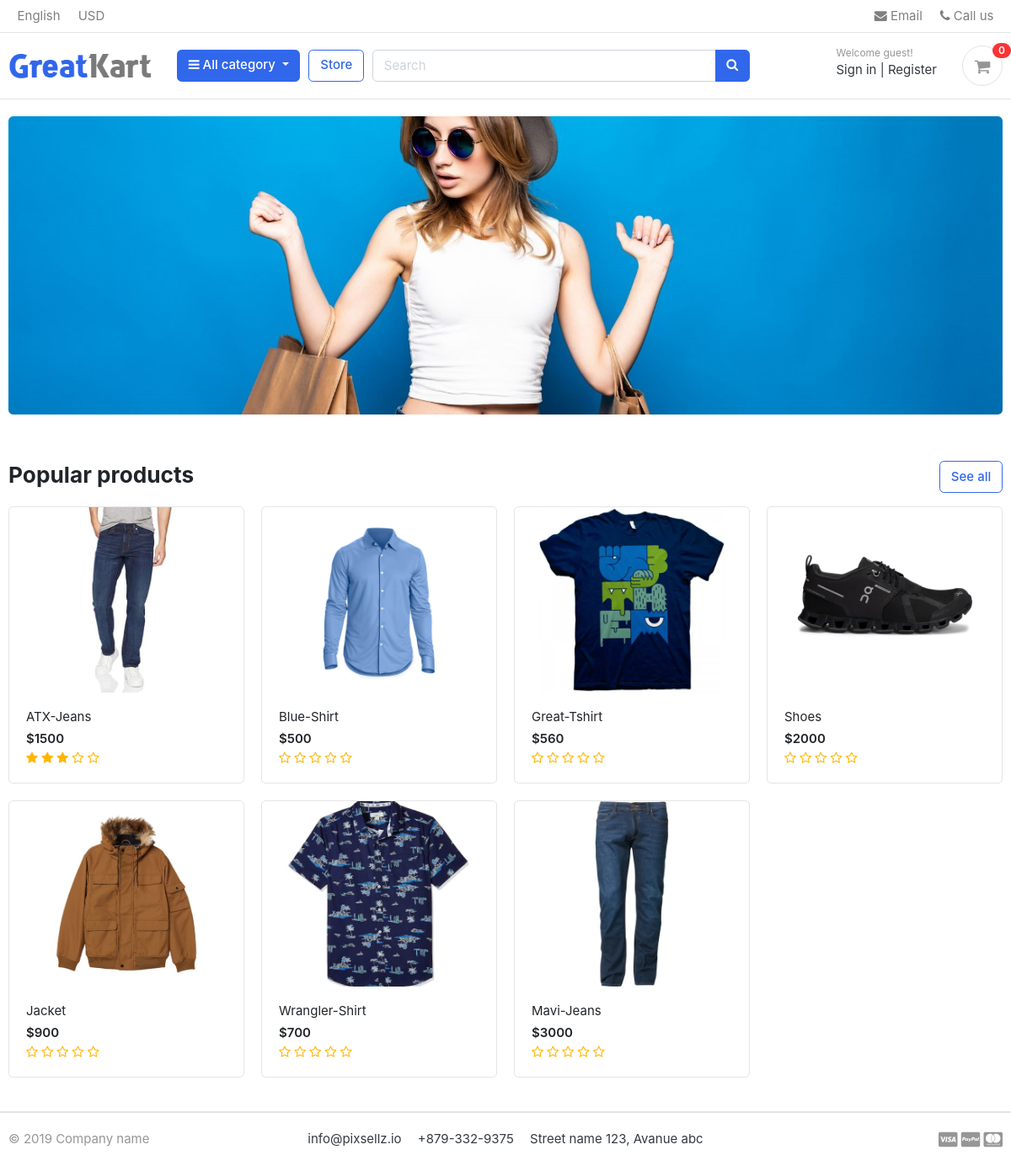
The page / on the database its author committed.
### store/models.py (models this page shows, shortened)
class Product(models.Model):
    product_name  = models.CharField(max_length=200,unique=True)
    slug          = models.SlugField(max_length=200,unique=True)
    description   = models.TextField(max_length=500,blank=True)
    price         = models.IntegerField()
    images        = models.ImageField(upload_to='photos/products')
    stock         = models.IntegerField()
    is_available  = models.BooleanField(default=True)
    category      = models.ForeignKey(Category,on_delete=models.CASCADE)
    created_date  = models.DateTimeField(auto_now_add=True)
    modified_date = models.DateTimeField(auto_now=True)
    def get_url(self):
        return reverse("product_detail",args=[self.category.slug,self.slug])
    def averageReview(self):
        reviews = ReviewRating.objects.filter(product=self, status=True).aggregate(average=Avg('rating'))
        avg = 0
        if reviews['average'] is not None:
            avg = float(reviews['average'])
        return avg

### greatkart/views.py (the view)
# urls.py: 2. Add a URL to urlpatterns:  path('', views.home, name='home')
def home(request):
    products = Product.objects.all().filter(is_available=True).order_by('created_date')
    reviews = None
    for product in products:
        reviews = ReviewRating.objects.filter(product_id=product.id, status=True)
    context = {
        'products': products,
        'reviews': reviews,
    }
    return render(request, 'home.html', context)

### carts/context_processors.py (called while the page is built)
def counter(request):
    cart_count = 0
    if 'admin' in request.path:
        return {}
    else:
        try:
            cart = Cart.objects.filter(cart_id=_cart_id(request))
            if request.user.is_authenticated:
                cart_items = CartItem.objects.all().filter(user=request.user)
            else:
                cart_items = CartItem.objects.all().filter(cart=cart[:1])
            for cart_item in cart_items:
                cart_count += cart_item.quantity
        except Cart.DoesNotExist:
            cart_count = 0
    return dict(cart_count=cart_count)

### carts/views.py (called while the page is built)
def _cart_id(request):
    cart = request.session.session_key
    if not cart:
        cart =request.session.create()
    return cart

### category/context_processors.py (called while the page is built)
def menu_links(request):
    links = Category.objects.all()
    return dict(links=links)

### category/models.py (called while the page is built)
    def get_url(self):
        return reverse('products_by_category',args=[self.slug])

### templates/home.html
{% extends 'base.html' %}
{% load static %}
{% block content %}
<section class="section-intro padding-y-sm">
<div class="container">
<div class="intro-banner-wrap">
	<img src="{% static 'images/banners/cover.jpg' %}" class="img-fluid rounded">
</div>
</div>
</section>
<section class="section-name padding-y-sm">
<div class="container">
<header class="section-heading">
	<a href="{% url 'store' %}" class="btn btn-outline-primary float-right">See all</a>
	<h3 class="section-title">Popular products</h3>
</header>
<div class="row">
	{% for product in products %}
	<div class="col-md-3">
		<div class="card card-product-grid">
			<a href="{{ product.get_url }}" class="img-wrap"> <img src="{{ product.images.url }}"> </a>
			<figcaption class="info-wrap">
				<a href="{{ product.get_url }}" class="title">{{ product.product_name }}</a>
				<div class="price mt-1">${{ product.price }}</div>
				<div class="rating-star">
					<span>
						<i class="fa fa-star{% if product.averageReview < 0.5 %}-o{% elif product.averageReview >= 0.5 and product.averageReview < 1 %}-half-o {% endif %}" aria-hidden="true"></i>
						<i class="fa fa-star{% if product.averageReview < 1.5 %}-o{% elif product.averageReview >= 1.5 and product.averageReview < 2 %}-half-o {% endif %}" aria-hidden="true"></i>
						<i class="fa fa-star{% if product.averageReview < 2.5 %}-o{% elif product.averageReview >= 2.5 and product.averageReview < 3 %}-half-o {% endif %}" aria-hidden="true"></i>
						<i class="fa fa-star{% if product.averageReview < 3.5 %}-o{% elif product.averageReview >= 3.5 and product.averageReview < 4 %}-half-o {% endif %}" aria-hidden="true"></i>
						<i class="fa fa-star{% if product.averageReview < 4.5 %}-o{% elif product.averageReview >= 4.5 and product.averageReview < 5 %}-half-o {% endif %}" aria-hidden="true"></i>
						</span>
				</div>
			</figcaption>
		</div>
	</div>
	{% endfor %}
</div>
</div>
</section>
</body>
</html>
{% endblock %}

### templates/base.html (shortened to what this page needs)
{% load static %}
<!DOCTYPE HTML>
<html lang="en">
<head>
<link href="{% static 'css/bootstrap.css' %}" rel="stylesheet" type="text/css"/>
<link href="{% static 'fonts/fontawesome/css/all.min.css' %}" type="text/css" rel="stylesheet">
<link href="{% static 'css/ui.css' %}" rel="stylesheet" type="text/css"/>
<link href="{% static 'css/responsive.css' %}" rel="stylesheet" media="only screen and (max-width: 1200px)" />
<link href="{% static 'css/custom.css' %}" rel="stylesheet" type="text/css"/>
<link rel="stylesheet" href="https://cdnjs.cloudflare.com/ajax/libs/font-awesome/4.7.0/css/font-awesome.min.css">
</head>
<body>
{% include 'includes/navbar.html' %}
{% block content %}{% endblock %}
{% include 'includes/footer.html' %}

### templates/includes/navbar.html (shortened to what this page needs)
{% load static %}
<header class="section-header">
    <nav class="navbar p-md-0 navbar-expand-sm navbar-light border-bottom">
    <div class="container">
      <div class="collapse navbar-collapse" id="navbarTop4">
        <ul class="navbar-nav mr-auto">
            <li class="nav-item dropdown">
                 <a href="#" class="nav-link">   English </a>
            </li>
            <li class="nav-item dropdown">
                <a href="#" class="nav-link"> USD </a>
            </li>
        </ul>
        <ul class="navbar-nav">
            <li><a href="#" class="nav-link"> <i class="fa fa-envelope"></i> Email </a></li>
            <li><a href="#" class="nav-link"> <i class="fa fa-phone"></i> Call us </a></li>
        </ul>
      </div>
    </div>
    </nav>
    <section class="header-main border-bottom">
        <div class="container">
    <div class="row align-items-center">
        <div class="col-lg-2 col-md-3 col-6">
            <a href="{% url 'home' %}" class="brand-wrap">
                <img class="logo" src="{% static './images/logo.png' %}">
            </a>
        </div>
        <div class="col-lg col-sm col-md col-6 flex-grow-0">
            <div class="category-wrap dropdown d-inline-block float-right">
                <button type="button" class="btn btn-primary dropdown-toggle" data-toggle="dropdown">
                    <i class="fa fa-bars"></i> All category
                </button>
            </div>
        </div>
        <a href="{% url 'store' %}" class="btn btn-outline-primary">Store</a>
        <div class="col-lg  col-md-6 col-sm-12 col">
            <form action="{% url 'search' %}" class="search" method="GET">
                <div class="input-group w-100">
                    <input type="text" class="form-control" style="width:60%;" placeholder="Search" name="keyword">
                    <div class="input-group-append">
                      <button class="btn btn-primary" type="submit">
                        <i class="fa fa-search"></i>
                      </button>
                    </div>
                </div>
            </form>
        </div>
        <div class="col-lg-3 col-sm-6 col-8 order-2 order-lg-3">
                    <div class="d-flex justify-content-end mb-3 mb-lg-0">
                        {% if user.id is None %}
                        <div class="widget-header">
                            <small class="title text-muted">Welcome guest!</small>
                            <div>
                                <a href="{% url 'login' %}">Sign in</a> <span class="dark-transp"> | </span>
                                <a href="{% url 'register' %}"> Register</a>
                            </div>
                        </div>
                        {% endif %}
                        <a href="{% url 'cart' %}" class="widget-header pl-3 ml-3">
                            <div class="icon icon-sm rounded-circle border"><i class="fa fa-shopping-cart"></i></div>
                            <span class="badge badge-pill badge-danger notify">{{cart_count}}</span>
                        </a>
                    </div>
                </div>
    </div>
        </div>
    </section>
    </header>

### templates/includes/footer.html (shortened to what this page needs)
<footer class="section-footer border-top">
	<div class="container">
		<section class="footer-bottom border-top row">
			<div class="col-md-2">
				<p class="text-muted"> &copy 2019 Company name </p>
			</div>
			<div class="col-md-8 text-md-center">
				<span  class="px-2">info@pixsellz.io</span>
				<span  class="px-2">+879-332-9375</span>
				<span  class="px-2">Street name 123, Avanue abc</span>
			</div>
			<div class="col-md-2 text-md-right text-muted">
				<i class="fab fa-lg fa-cc-visa"></i>
				<i class="fab fa-lg fa-cc-paypal"></i>
				<i class="fab fa-lg fa-cc-mastercard"></i>
			</div>
		</section>
	</div>
</footer>
</body>
</html>

### static/css/ui.css (style rules this page uses)
html { font-family: "Inter", sans-serif; font-size: 15px; }
.img-wrap { text-align: center; display: block; }
.img-wrap img { max-width: 100%; }
.icon-xs, .icon-sm, .icon-md, .icon-lg { display: inline-block; text-align: center; flex-shrink: 0; flex-grow: 0; }
.icon-sm { width: 48px; height: 48px; line-height: 48px !important; font-size: 20px; }
.padding-y-sm { padding-top: 20px; padding-bottom: 20px; }
.section-heading { margin-bottom: 20px; margin-top: 15px; }
.section-title { color: #212529; }
p:last-child { margin-bottom: 0; }
.header-main { position: relative; padding-top: 1rem; padding-bottom: 1rem; }
.brand-wrap .logo, .navbar-brand .logo { margin-right: 7px; max-height: 42px; display: inline-block; }
.widget-header { display: inline-block; vertical-align: middle; position: relative; }
.widget-header a { color: #343a40; }
.widget-header i { color: #969696; }
.widget-header .title { display: block; }
.widget-header .notify { position: absolute; top: -3px; right: -10px; }
.footer-bottom { padding-top: 20px; padding-bottom: 20px; }
[class*=card-product] a.title { color: #212529; display: block; }
[class*=card-product] .img-wrap { overflow: hidden; position: relative; }
[class*=card-product] .img-wrap img { height: 100%; max-width: 100%; width: auto; display: inline-block; -o-object-fit: cover; object-fit: cover; }
.card-product-grid { margin-bottom: 20px; }
.card-product-grid .img-wrap { border-radius: 0.2rem 0.2rem 0 0; height: 220px; }
.card-product-grid .info-wrap { overflow: hidden; padding: 18px 20px; }
.card .img-wrap { overflow: hidden; }
.notify { position: absolute; top: -4px; right: -10px; display: inline-block; padding: 0.25em 0.6em; font-size: 12px; line-height: 1; text-align: center; border-radius: 3rem; color: #fff; background-color: #fa3434; }
.price { font-weight: 600; color: #212529; }

### static/css/custom.css (style rules this page uses)
.rating-star i { color: #ffb503 !important; }

### rows shown on the page
Product: images (picture), product_name "ATX-Jeans", price "1500"
Product: images (picture), product_name "Blue-Shirt", price "500"
Product: images (picture), product_name "Great-Tshirt", price "560"
Product: images (picture), product_name "Shoes", price "2000"
Product: images (picture), product_name "Jacket", price "900"
Product: images (picture), product_name "Wrangler-Shirt", price "700"
Product: images (picture), product_name "Mavi-Jeans", price "3000"

### other values the page prints
{{ cart_count }} "0"
